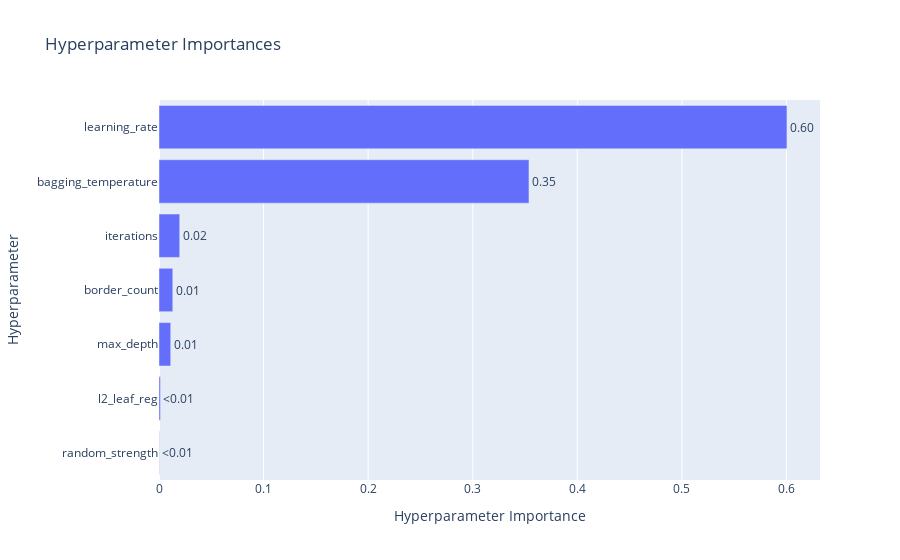

Here is the notebook cell this chart was saved with:
### Code cell
plot_param_importances(study)

### Figure 1 — Plotly figure (JSON) as saved in the notebook; plotly's stock layout.template omitted (floating-point values rounded to 4 significant figures)
{"data": [{"cliponaxis": false, "hovertemplate": ["random_strength (FloatDistribution): 0.0002531764811000153<extra></extra>", "l2_leaf_reg (FloatDistribution): 0.0013973353058874343<extra></extra>", "max_depth (IntDistribution): 0.011214900350078957<extra></extra>", "border_count (IntDistribution): 0.01316421441638001<extra></extra>", "iterations (IntDistribution): 0.019801921899002334<extra></extra>", "bagging_temperature (FloatDistribution): 0.353751214899461<extra></extra>", "learning_rate (FloatDistribution): 0.6004172366480901<extra></extra>"], "name": "Objective Value", "orientation": "h", "text": ["<0.01", "<0.01", "0.01", "0.01", "0.02", "0.35", "0.60"], "textposition": "outside", "type": "bar", "x": [0.0002532, 0.001397, 0.01121, 0.01316, 0.0198, 0.3538, 0.6004], "y": ["random_strength", "l2_leaf_reg", "max_depth", "border_count", "iterations", "bagging_temperature", "learning_rate"]}], "layout": {"title": {"text": "Hyperparameter Importances"}, "xaxis": {"title": {"text": "Hyperparameter Importance"}}, "yaxis": {"title": {"text": "Hyperparameter"}}}}
